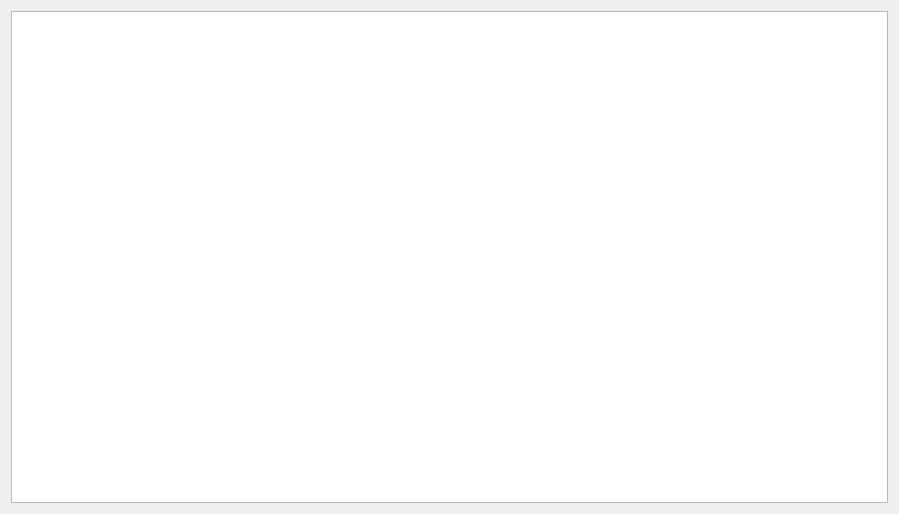
<?xml version="1.0" encoding="UTF-8"?>
<ui version="4.0">
 <class>MainWidget</class>
 <widget class="QWidget" name="MainWidget">
  <property name="geometry">
   <rect>
    <x>0</x>
    <y>0</y>
    <width>893</width>
    <height>508</height>
   </rect>
  </property>
  <property name="sizePolicy">
   <sizepolicy hsizetype="Fixed" vsizetype="Fixed">
    <horstretch>0</horstretch>
    <verstretch>0</verstretch>
   </sizepolicy>
  </property>
  <property name="windowTitle">
   <string>MainWidget</string>
  </property>
  <layout class="QGridLayout" name="gridLayout">
   <item row="0" column="0">
    <widget class="QGraphicsView" name="graphicsView">
     <property name="minimumSize">
      <size>
       <width>877</width>
       <height>492</height>
      </size>
     </property>
     <property name="maximumSize">
      <size>
       <width>877</width>
       <height>492</height>
      </size>
     </property>
     <property name="verticalScrollBarPolicy">
      <enum>Qt::ScrollBarAlwaysOff</enum>
     </property>
     <property name="horizontalScrollBarPolicy">
      <enum>Qt::ScrollBarAlwaysOff</enum>
     </property>
     <property name="renderHints">
      <set>QPainter::Antialiasing|QPainter::HighQualityAntialiasing|QPainter::SmoothPixmapTransform|QPainter::TextAntialiasing</set>
     </property>
    </widget>
   </item>
  </layout>
 </widget>
 <resources/>
 <connections/>
</ui>
